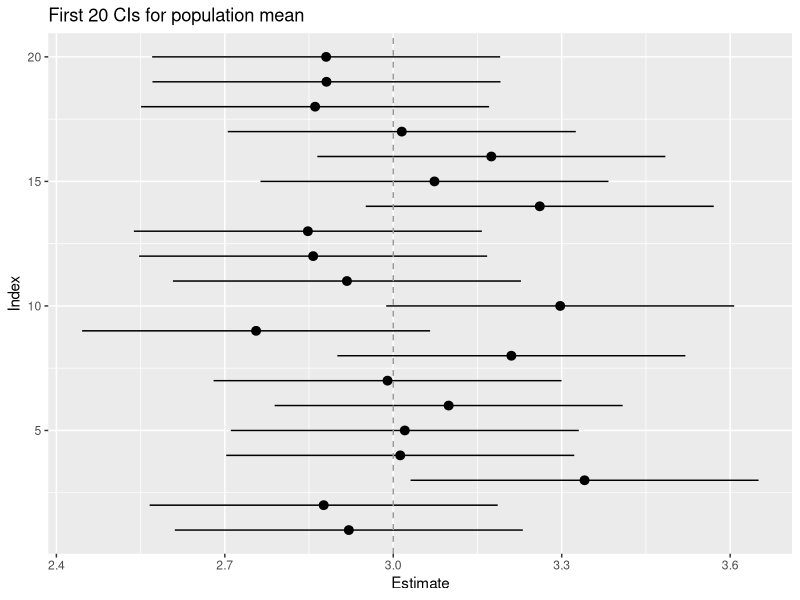

Recreate this plot in R. (Note: this script raises an error after producing the figure.)
## ---- chunk 1

## ---- chunk 2
library(dplyr)
library(ggplot2)
## ---- chunk 3
qnorm(.995)
## ---- chunk 4
myDraws <- rnorm(1000, mean = 3, sd = 5)
xBar <- mean(myDraws)
n <- length(myDraws)
halfWidth <- qnorm(.975)*5/sqrt(n)
(lower <- xBar - halfWidth)
(upper <- xBar + halfWidth)
## ---- chunk 5
set.seed(0)
CIsDF <- data.frame(lower = rep(NA, 5000), upper = rep(NA, 5000))
for (i in 1:nrow(CIsDF)) {
  myDraws <- rnorm(1000, mean = 3, sd = 5)
  xBar <- mean(myDraws)
  n <- length(myDraws)
  halfWidth <- qnorm(.975)*5/sqrt(n)
  CIsDF[i, "lower"] <- xBar - halfWidth
  CIsDF[i, "upper"] <- xBar + halfWidth
}
## ---- chunk 6
CIsDF %>%
  mutate(index = 1:nrow(CIsDF),
         estimate = (lower + upper)/2) %>%
  slice(1:20) %>%
  ggplot(aes(estimate, index)) +
  geom_pointrange(aes(xmin = lower, xmax = upper)) + 
  geom_vline(xintercept = 3, colour = "grey60", linetype = 2) + 
  labs(title = "First 20 CIs for population mean",
    x = "Estimate",
    y = "Index")
## ---- chunk 7
sum(CIsDF$lower <= 3 & CIsDF$upper >= 3)
sum(CIsDF$lower <= 3 & CIsDF$upper >= 3) / nrow(CIsDF)
## ---- chunk 8
set.seed(0)
CIsDF <- data.frame(lower = rep(NA, 5000), upper = rep(NA, 5000))
for (i in 1:nrow(CIsDF)) {
  myDraws <- rnorm(1000, mean = 3, sd = 5)
  xBar <- mean(myDraws)
  n <- length(myDraws)
  halfWidth <- qnorm(.95)*5/sqrt(n)
  CIsDF[i, "lower"] <- xBar - halfWidth
  CIsDF[i, "upper"] <- xBar + halfWidth
}
sum(CIsDF$lower <= 3 & CIsDF$upper >= 3)
sum(CIsDF$lower <= 3 & CIsDF$upper >= 3) / nrow(CIsDF)
## ---- chunk 9
qt(.025, df = 19, lower.tail = FALSE)
## ---- chunk 10
knitr::include_graphics("img/guinness.png")
## ---- chunk 11
knitr::include_graphics("img/normalt.png")
## ---- chunk 12
qnorm(.975)
qt(.975, df = 19)
## ---- chunk 13
knitr::include_graphics("img/flintdetroit.jpg")
## ---- chunk 14
flint <- readxl::read_excel("./data/Flint-Samples.xlsx", sheet = 1) %>%
  rename("Pb_initial"="Pb Bottle 1 (ppb) - First Draw")
str(flint)
## ---- chunk 15
xBar <- mean(flint$Pb_initial)
sigma2 <- var(flint$Pb_initial)
n <- length(flint$Pb_initial)
halfWidth <- qnorm(.975)*sqrt(sigma2/n)
(lower <- xBar - halfWidth)
(upper <- xBar + halfWidth)
## ---- chunk 16
t.test(flint$Pb_initial)
## ---- chunk 17
knitr::include_graphics("img/approval.png")
## ---- chunk 18
qnorm(.975)*sqrt(.5^2/1500)
## ---- chunk 19
flint <- flint %>%
  mutate(Pbover15 = Pb_initial > 15)

pHat <- mean(flint$Pbover15)
var <- pHat*(1 - pHat)/length(flint$Pbover15)
halfWidth <- qnorm(.975)*sqrt(var)
(lower <- pHat - halfWidth)
(upper <- pHat + halfWidth)
